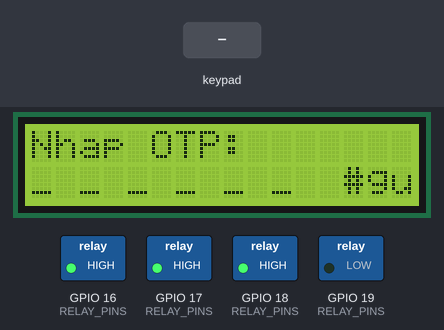
This sketch was run on a simulated ESP32. Shown: 16×2 character LCD, switched loads named in the sketch (green lamp = pin HIGH). The test bench sets the inputs (shaded band). WiFi joins after 1.5 s; servers stay silent unless stated; uploads are accepted with an empty reply; what the sketch prints to the serial monitor is not drawn.

Above: at 4.8 s.
4.9 s: keypad keys 1 3 1 2 1 4 2 7 # pressed 0.4 s apart
At 7.8 s:
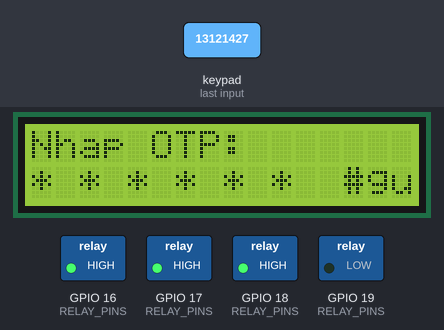
10.0 s: key '#' pressed
At 10.7 s:
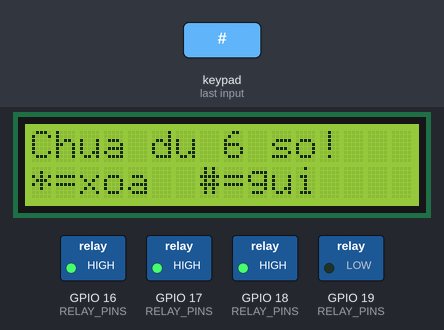
13.0 s: key '1' pressed
At 13.8 s:
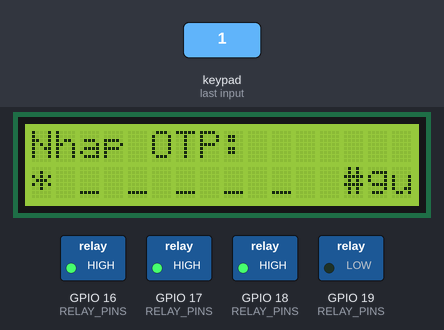
14.5 s: key '2' pressed
At 14.9 s:
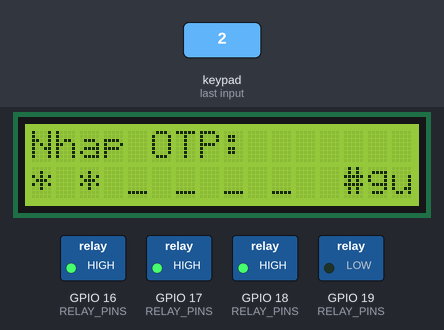
Timing chart, 0 to 17.0 s (numbered marks = the images above; inputs shaded):
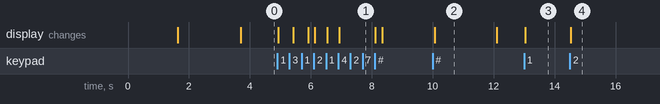

Measured:
- after the input at 4.9 s, the display: first changes at once (image 1 shows a later state)
- after the input at 10.0 s, the display: changes after 0.07 s (image 2)
- after the input at 13.0 s, the display: changes at once (image 3)
- after the input at 14.5 s, the display: changes at once (image 4)
- what the display in image 2 shows lasts 2.0 s, from 10.1 s to 12.1 s

The sketch:

esp32_firmware.ino
```cpp
/*
 * LockerOS — ESP32 Firmware
 * 1 ESP32 điều khiển 4 relay → 4 ngăn tủ L01-L04
 * L04 logic ngược với các tủ còn lại
 */

#include <WiFi.h>
#include <HTTPClient.h>
#include <ArduinoJson.h>
#include <Keypad.h>
#include <Wire.h>
#include <LiquidCrystal_I2C.h>

// ── Cấu hình WiFi ─────────────────────────────────────────────────────────────
const char* WIFI_SSID     = "Anhh quan";
const char* WIFI_PASSWORD = "123444567";

// ── Địa chỉ server ────────────────────────────────────────────────────────────
#define SERVER_URL "http://172.20.10.3:5000/api"

// ── Relay pins ────────────────────────────────────────────────────────────────
const int  RELAY_PINS[5]        = { -1, 16, 17, 18, 19 }; // index 0 bỏ, 1-4 = L01-L04
const char* LOCKER_CODES[5]     = { "", "L01", "L02", "L03", "L04" };

// Logic từng relay: true = ACTIVE_LOW (LOW=mở), false = ACTIVE_HIGH (HIGH=mở)
// L04 (index 4) bị ngược nên set false
const bool RELAY_ACTIVE_LOW[5] = { true, true, true, true, false };

// ── LCD I2C 16x2 ──────────────────────────────────────────────────────────────
#define LCD_ADDR 0x27
#define I2C_SDA 21
#define I2C_SCL 22

LiquidCrystal_I2C lcd(LCD_ADDR, 16, 2);

// ── Keypad 4x4 ────────────────────────────────────────────────────────────────
const byte KP_ROWS = 4;
const byte KP_COLS = 4;
char keys[KP_ROWS][KP_COLS] = {
  { '1','2','3','A' },
  { '4','5','6','B' },
  { '7','8','9','C' },
  { '*','0','#','D' },
};
byte rowPins[KP_ROWS] = { 13, 12, 14, 27 };
byte colPins[KP_COLS] = { 26, 25, 33, 32 };
Keypad keypad = Keypad(makeKeymap(keys), rowPins, colPins, KP_ROWS, KP_COLS);

String        otpBuffer     = "";
int           pollIndex     = 1;
unsigned long lastPoll      = 0;
const long    POLL_INTERVAL = 500;

// ─────────────────────────────────────────────────────────────────────────────
// LCD helpers

void lcdShow(String line1, String line2 = "") {
  lcd.clear();
  lcd.setCursor(0, 0); lcd.print(line1.substring(0, 16));
  if (line2.length() > 0) { lcd.setCursor(0, 1); lcd.print(line2.substring(0, 16)); }
}

void lcdTemp(String line1, String line2, int seconds) {
  lcdShow(line1, line2);
  delay(seconds * 1000);
  lcdIdle();
}

void lcdIdle() {
  lcdShow("Nhap OTP:", "_ _ _ _ _ _  #gui");
}

void lcdUpdateOTP() {
  lcd.setCursor(0, 0); lcd.print("Nhap OTP:       ");
  lcd.setCursor(0, 1);
  String display = "";
  for (int i = 0; i < 6; i++) {
    display += (i < (int)otpBuffer.length()) ? "*" : "_";
    if (i < 5) display += " ";
  }
  lcd.print(display + "  ");
}

// ─────────────────────────────────────────────────────────────────────────────
// Relay: mỗi ngăn có logic riêng

void relayOpen(int locker_id) {
  int pin = RELAY_PINS[locker_id];
  // ACTIVE_LOW=true  → mở bằng LOW
  // ACTIVE_LOW=false → mở bằng HIGH
  digitalWrite(pin, RELAY_ACTIVE_LOW[locker_id] ? LOW : HIGH);
}

void relayClose(int locker_id) {
  int pin = RELAY_PINS[locker_id];
  digitalWrite(pin, RELAY_ACTIVE_LOW[locker_id] ? HIGH : LOW);
}

void openLocker(int locker_id, long duration_ms, String reason) {
  if (locker_id < 1 || locker_id > 4) {
    Serial.println("Invalid locker_id: " + String(locker_id));
    return;
  }

  int    pin  = RELAY_PINS[locker_id];
  String code = String(LOCKER_CODES[locker_id]);

  Serial.println("Opening " + code + " (GPIO" + pin + ") activeLow=" + String(RELAY_ACTIVE_LOW[locker_id]) + " - " + reason + " - " + duration_ms + "ms");
  lcdShow("MO TU: " + code, reason == "DELIVERY" ? "Bo hang vao!" : "Lay hang ra!");

  relayOpen(locker_id);
  delay(duration_ms);
  relayClose(locker_id);

  Serial.println("Locked: " + code);
  lcdTemp("Da khoa lai!", code + " - Cam on!", 2);
}

// ─────────────────────────────────────────────────────────────────────────────

void setup() {
  Serial.begin(115200);
  Serial.println("ESP32 START");

  // Khởi tạo 4 relay — mặc định đóng (dựa theo logic từng ngăn)
  for (int i = 1; i <= 4; i++) {
    pinMode(RELAY_PINS[i], OUTPUT);
    relayClose(i); // đóng relay theo đúng logic từng ngăn
  }

  Wire.begin(I2C_SDA, I2C_SCL);
  lcd.init();
  lcd.backlight();
  lcdShow("LockerOS", "Khoi dong...");

  WiFi.begin(WIFI_SSID, WIFI_PASSWORD);
  lcdShow("Ket noi WiFi...", WIFI_SSID);
  Serial.print("Connecting WiFi");
  while (WiFi.status() != WL_CONNECTED) { delay(500); Serial.print("."); }
  Serial.println("\nWiFi: " + WiFi.localIP().toString());
  lcdTemp("WiFi OK!", WiFi.localIP().toString(), 2);

  Serial.println("Ready - L01 L02 L03(inv) L04");
  lcdIdle();
}

// ─────────────────────────────────────────────────────────────────────────────

void loop() {
  handleKeypad();
  pollServerCommand();
}

// ── Polling lần lượt từng ngăn ───────────────────────────────────────────────

void pollServerCommand() {
  if (millis() - lastPoll < POLL_INTERVAL) return;
  lastPoll = millis();
  if (WiFi.status() != WL_CONNECTED) return;

  String lockerCode = String(LOCKER_CODES[pollIndex]);
  HTTPClient http;
  http.begin(String(SERVER_URL) + "/locker-command/" + lockerCode);
  int httpCode = http.GET();

  if (httpCode == 200) {
    StaticJsonDocument<128> doc;
    if (!deserializeJson(doc, http.getString())) {
      String command = doc["command"] | "";
      if (command == "open") {
        long   duration = doc["duration_ms"] | 5000;
        String reason   = doc["reason"]      | "DELIVERY";
        int    lockerId = pollIndex;
        http.end();
        openLocker(lockerId, duration, reason);
        pollIndex = 1;
        lastPoll  = millis();
        return;
      }
    }
  }

  http.end();
  pollIndex++;
  if (pollIndex > 4) pollIndex = 1;
}

// ── Keypad: nhập OTP ─────────────────────────────────────────────────────────

void handleKeypad() {
  char key = keypad.getKey();
  if (!key) return;

  if (key >= '0' && key <= '9') {
    if (otpBuffer.length() < 6) {
      otpBuffer += key;
      lcdUpdateOTP();
    }
  } else if (key == '*') {
    if (otpBuffer.length() > 0) {
      otpBuffer.remove(otpBuffer.length() - 1);
      if (otpBuffer.length() == 0) lcdIdle();
      else lcdUpdateOTP();
    }
  } else if (key == '#') {
    if (otpBuffer.length() == 6) {
      lcdShow("Dang xac thuc...", "");
      StaticJsonDocument<64> body;
      body["otp"] = otpBuffer;
      String bodyStr;
      serializeJson(body, bodyStr);
      callVerify("/verify-otp", bodyStr);
      otpBuffer = "";
    } else {
      lcdTemp("Chua du 6 so!", "*=xoa  #=gui", 2);
    }
  }
}

// ── POST lên server xác thực OTP ─────────────────────────────────────────────

void callVerify(const char* endpoint, const String& body) {
  if (WiFi.status() != WL_CONNECTED) {
    lcdTemp("Loi WiFi!", "Kiem tra mang", 3);
    return;
  }

  HTTPClient http;
  http.begin(String(SERVER_URL) + endpoint);
  http.addHeader("Content-Type", "application/json");
  int httpCode = http.POST(body);

  Serial.println("HTTP " + String(httpCode));

  if (httpCode == 200) {
    String payload = http.getString();
    Serial.println("Response: " + payload);
    StaticJsonDocument<256> doc;
    if (!deserializeJson(doc, payload)) {
      bool   success  = doc["success"];
      int    lockerId = doc["locker_id"]        | 0;
      long   duration = doc["open_duration_ms"] | 5000;
      String msg      = doc["message"]          | "";

      if (success && lockerId >= 1 && lockerId <= 4) {
        http.end();
        openLocker(lockerId, duration, "PICKUP");
        return;
      } else {
        Serial.println("Denied: " + msg);
        lcdTemp("Xac thuc loi!", msg.substring(0, 16), 3);
      }
    }
  } else if (httpCode == 400) {
    lcdTemp("OTP sai!", "Thu lai", 3);
  } else {
    lcdTemp("Loi ket noi!", "HTTP: " + String(httpCode), 3);
  }

  http.end();
  lcdIdle();
}
```
